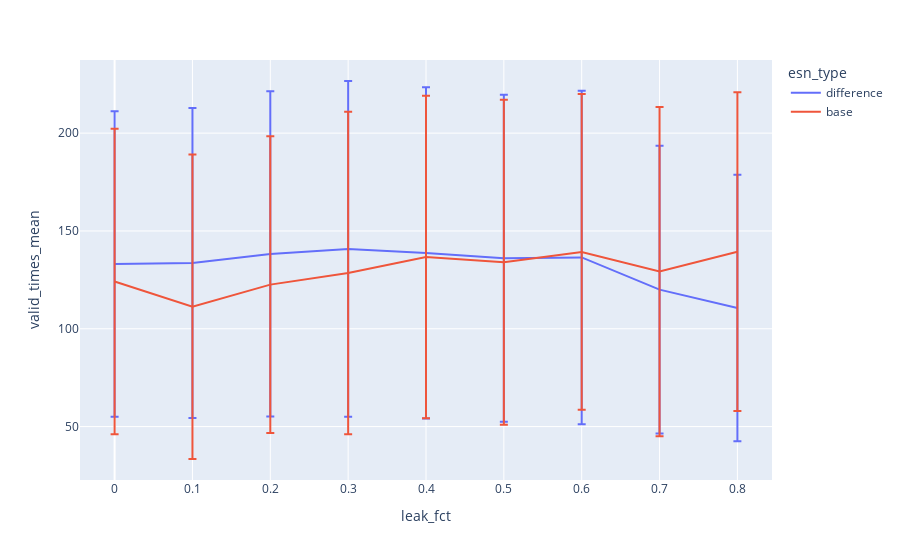

The code cell stored with this chart in its notebook:
### Code cell
pd.options.plotting.backend = "plotly"
fig = df_vt.plot.line(x="leak_fct", y="valid_times_mean", color="esn_type", error_y="valid_times_std")
fig.show()

### Figure 1 — Plotly figure (JSON) as saved in the notebook; plotly's stock layout.template omitted (floating-point values rounded to 4 significant figures)
{"data": [{"error_y": {"array": [78.06, 79.26, 83.09, 85.81, 84.66, 83.61, 85.24, 73.56, 68.09]}, "hovertemplate": "esn_type=difference<br>leak_fct=%{x}<br>valid_times_mean=%{y}<extra></extra>", "legendgroup": "difference", "line": {"color": "#636efa", "dash": "solid"}, "marker": {"symbol": "circle"}, "mode": "lines", "name": "difference", "orientation": "v", "showlegend": true, "type": "scatter", "x": [0.0, 0.1, 0.2, 0.3, 0.4, 0.5, 0.6, 0.7, 0.8], "xaxis": "x", "y": [133.1, 133.6, 138.3, 140.8, 138.8, 136.0, 136.5, 120.0, 110.6], "yaxis": "y"}, {"error_y": {"array": [78.12, 77.81, 75.83, 82.4, 82.46, 83.02, 80.68, 84.13, 81.44]}, "hovertemplate": "esn_type=base<br>leak_fct=%{x}<br>valid_times_mean=%{y}<extra></extra>", "legendgroup": "base", "line": {"color": "#EF553B", "dash": "solid"}, "marker": {"symbol": "circle"}, "mode": "lines", "name": "base", "orientation": "v", "showlegend": true, "type": "scatter", "x": [0.0, 0.1, 0.2, 0.3, 0.4, 0.5, 0.6, 0.7, 0.8], "xaxis": "x", "y": [124.2, 111.2, 122.6, 128.5, 136.7, 134.0, 139.3, 129.2, 139.4], "yaxis": "y"}], "layout": {"legend": {"title": {"text": "esn_type"}, "tracegroupgap": 0}, "margin": {"t": 60}, "xaxis": {"anchor": "y", "domain": [0.0, 1.0], "title": {"text": "leak_fct"}}, "yaxis": {"anchor": "x", "domain": [0.0, 1.0], "title": {"text": "valid_times_mean"}}}}
